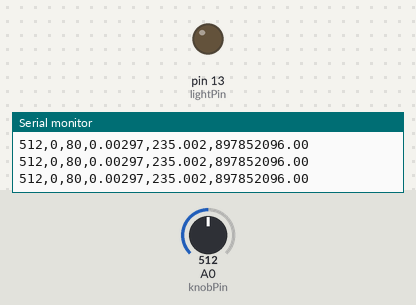
The sketch below on a simulated Arduino Uno, built with avr-gcc and run on an emulated ATmega328P. Parts: output pins drawn as LEDs (lit = HIGH), the last lines printed to the serial monitor. The inputs (shaded band) are chosen by the test bench; at power-on: A0 (knobPin) = 512.

Above: at 1.2 s.
1.3 s: A0 (knobPin) set to 782
2.8 s: A0 (knobPin) set to 816
At 3.2 s:
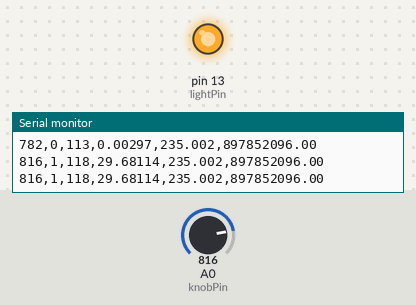
4.4 s: A0 (knobPin) set to 790
At 5.4 s:
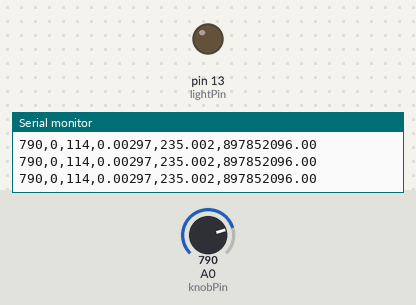
5.9 s: A0 (knobPin) set to 810
At 6.3 s:
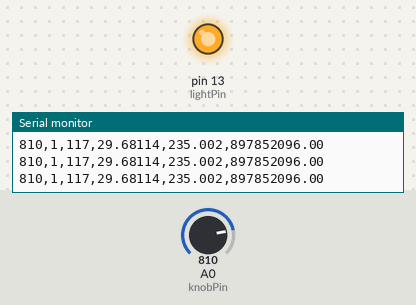
Timing chart, 0 to 8.4 s (numbered marks = the images above; inputs shaded):
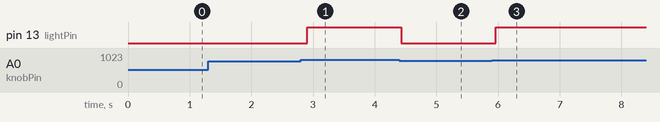

Measured:
- the behaviour switches between 800 and 801 on A0 (knobPin) (found by bisection; images 0 and 1)
- after the input at 2.8 s, pin 13 (lightPin): LOW → HIGH after 0.11 s
- after the input at 4.4 s, pin 13 (lightPin): HIGH → LOW at once
- after the input at 5.9 s, pin 13 (lightPin): LOW → HIGH after 0.06 s

The sketch:

ROOT_FIELD_KNOB.ino
```cpp
/*
 THE SOVEREIGN FIELD LAB — ROOT FIELD KNOB
 Safe low-voltage demonstration for a 2560-class 8-bit controller.
 Optional 10k knob: ends to 5V and GND, wiper to A0.
 Built-in status light on D13 is the ONLY controlled output.

 NEVER attach electrodes, a person, inductive pulse devices, power switches,
 plasma equipment, machinery, or propulsion systems to this sketch.
 No sensor here reads neural activity. ADC values are counts, not microvolts.
*/
#include <math.h>
const unsigned char knobPin=A0;
const unsigned char lightPin=LED_BUILTIN;
const float boltzmann=1.380649e-23f;
const float temperature=310.15f;
const float lnTwo=0.69314718056f;
const float permeability=1.25663706e-6f;
const float epsilon=8.85418781e-12f;
const float charge=1.602176634e-19f;
const float electronMass=9.1093837e-31f;
float erasurePicoJ(float erasedBits){
  return erasedBits*boltzmann*temperature*lnTwo*1.0e12f;
}
float idealPinchA(float electronK,float ionK,float lineDensity){
  return sqrtf((8.0f*3.14159265f*lineDensity*boltzmann*(electronK+ionK))/permeability);
}
float plasmaHz(float electronDensity){
  return sqrtf((electronDensity*charge*charge)/(epsilon*electronMass))/(2.0f*3.14159265f);
}
void setup(){
  pinMode(knobPin,INPUT);
  pinMode(lightPin,OUTPUT);
  digitalWrite(lightPin,LOW);
  Serial.begin(115200);
  Serial.println(F("ROOT FIELD KNOB: no hardware pulses; simulated fields only"));
  Serial.println(F("adc,light,visible_cells,bit_floor_pJ,ideal_pinch_A,virtual_cutoff_Hz"));
}
void loop(){
  const int adc=analogRead(knobPin);
  const bool light=adc>800;
  digitalWrite(lightPin,light?HIGH:LOW);
  const unsigned int visible=16+(adc/8);
  const float erasures=light?1.0e10f:1.0e6f;
  Serial.print(adc);Serial.print(',');
  Serial.print(light?1:0);Serial.print(',');
  Serial.print(visible);Serial.print(',');
  Serial.print(erasurePicoJ(erasures),5);Serial.print(',');
  Serial.print(idealPinchA(1.0e4f,1.0e4f,1.0e16f),3);Serial.print(',');
  Serial.println(plasmaHz(1.0e16f),2);
  delay(150);
}
```
